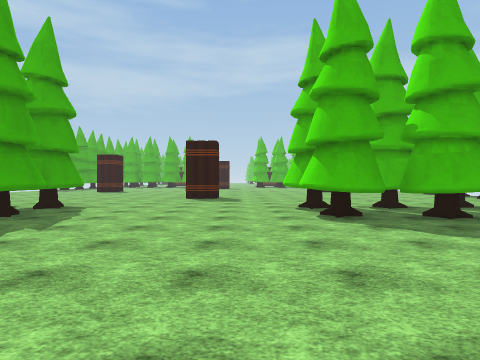
View 1 (above)

24 first-person views from a walk through a Unity game level. The camera is 1.5 m above the floor, looks level and sees 75° across. The floor is counted in squares, 2 m on a side. Each view is taken from the middle of a square. On the plan, view 1 faces up. The plan holds only what a view shows up to about 10 squares ahead; the rest is blank. The place goes on beyond the plan. The player is left out. Surface patterns are stand-ins for the level's own textures.

View 2
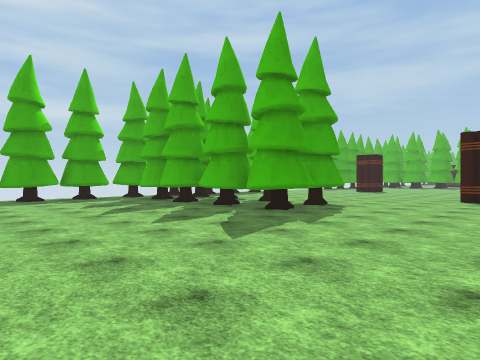

View 3
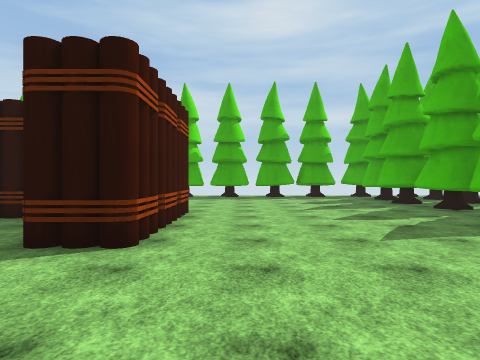

View 4
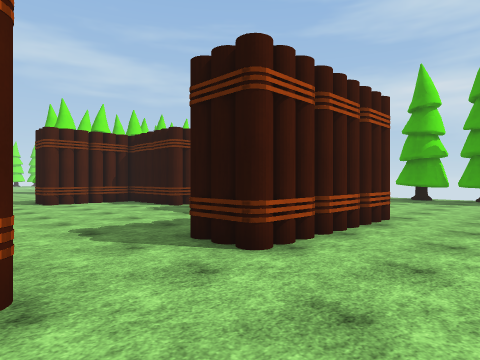

View 5
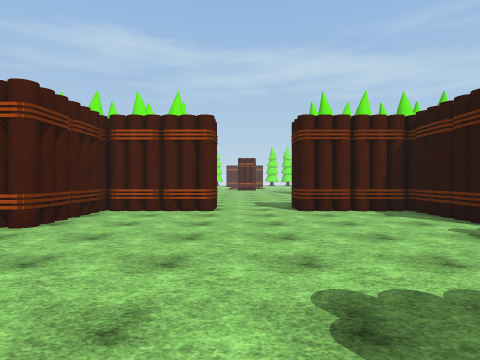

View 6
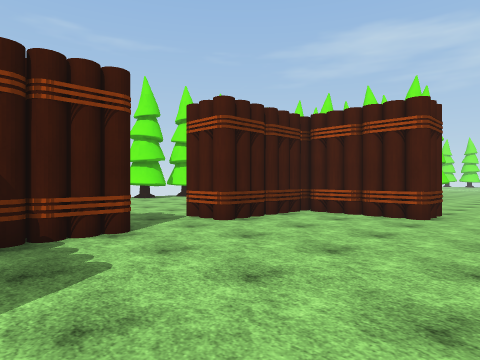

View 7
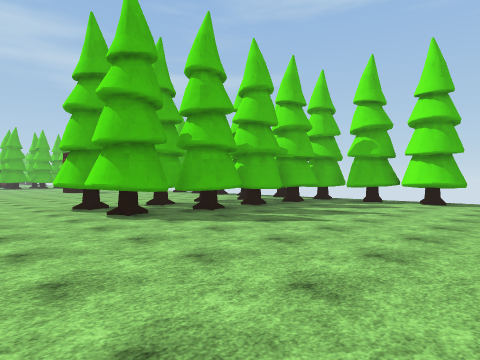

View 8
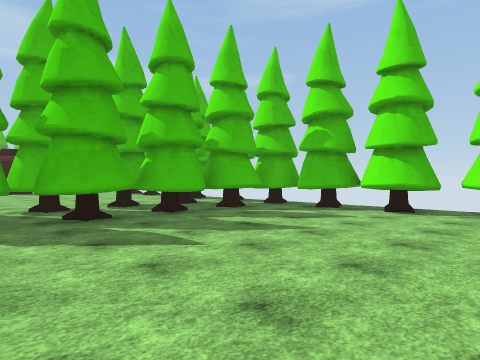

View 9
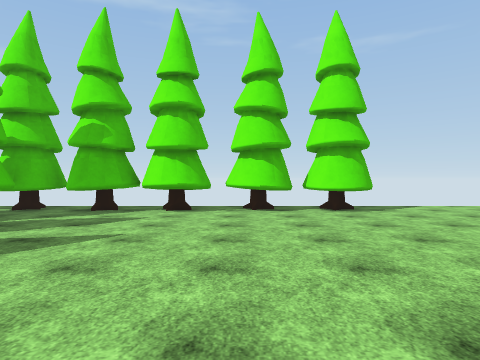

View 10
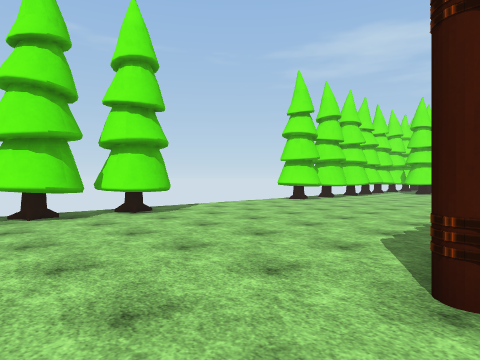

View 11
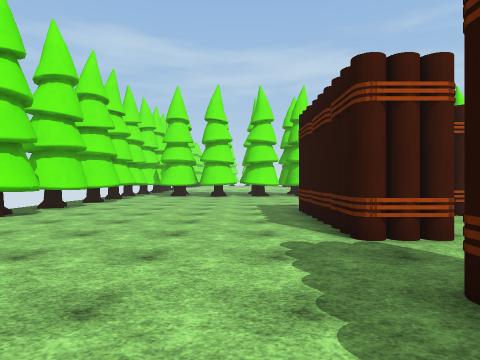

View 12
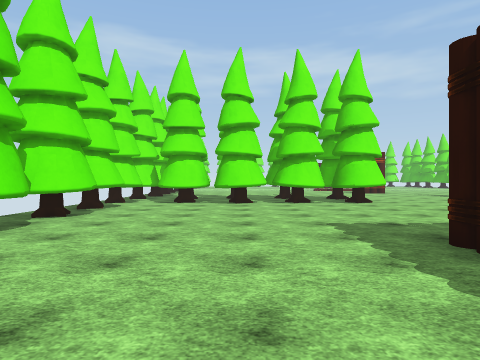

View 13
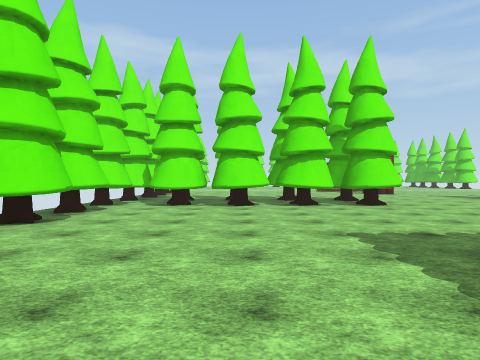

View 14
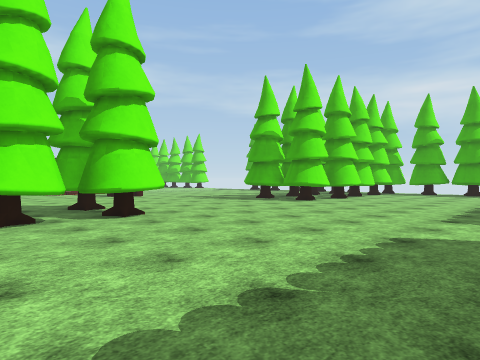

View 15
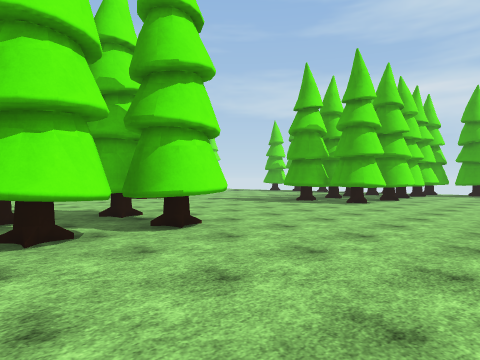

View 16
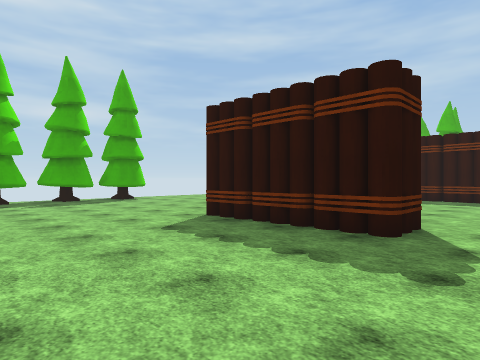

View 17
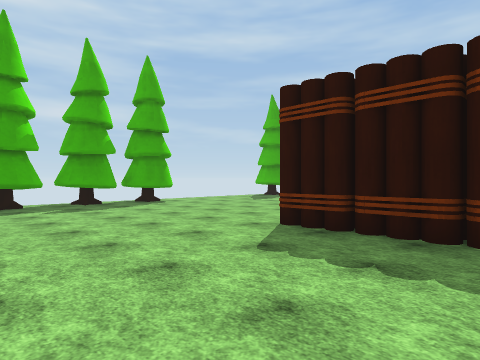

View 18
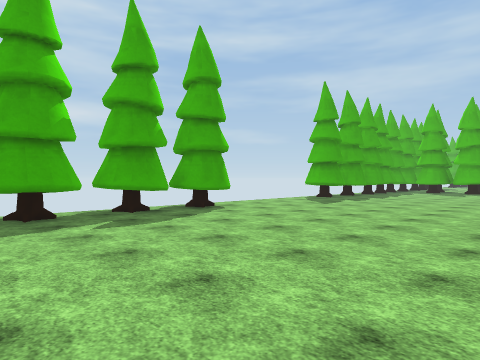

View 19
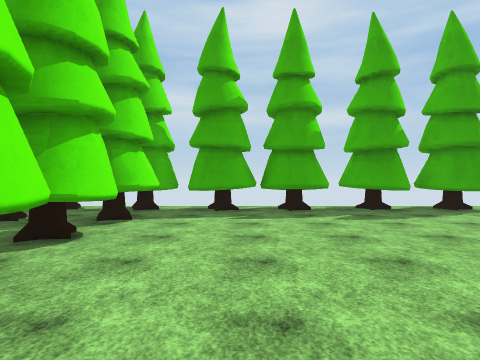

View 20
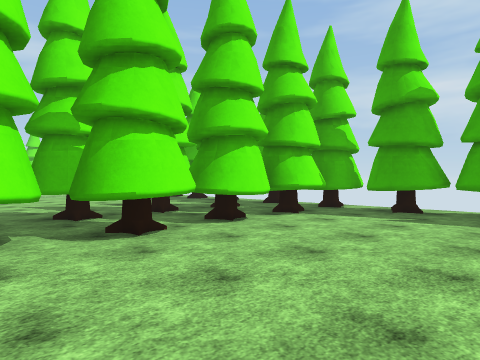

View 21
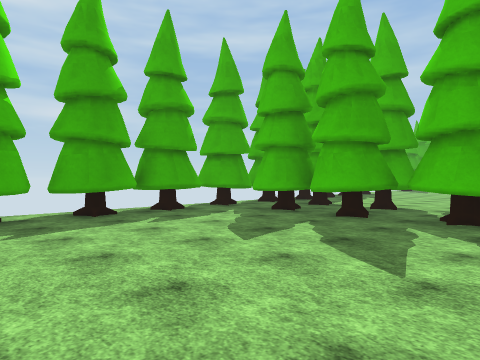

View 22
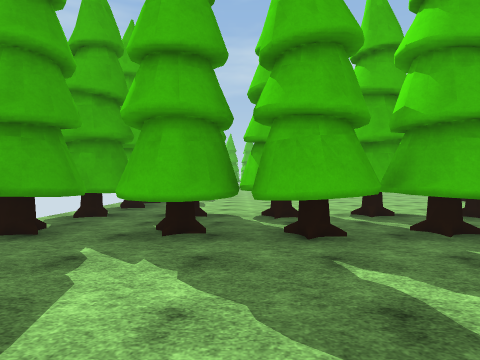

View 23
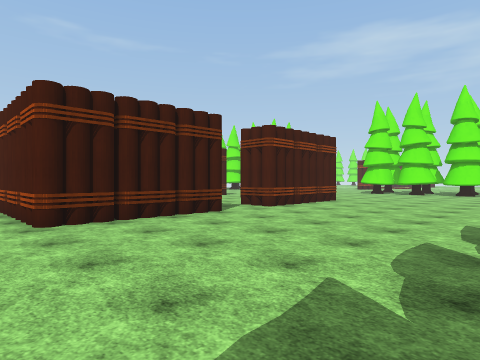

View 24
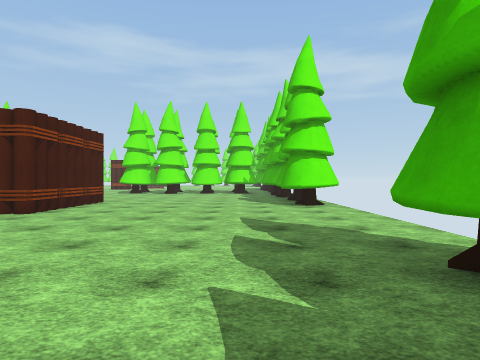

### Floor plan
Key: @ floor where view 1 was taken; # wall or solid block; . floor; T thing the floor can be seen under or through; O other object.
Columns run from 14 left of view 1 to 10 right of it. Each row starts with its distance up from view 1.
 12    ...
 11    ....... ..  ..
 10  #...................
  9  # T.T T.#......#.###
  8  #.TTTTT #......#######
  7  #.TTTTTT#......####### #
  6  #.#.#TT##......#.###.###
  5  #......................#
  4  #......................#
  3  #......................#
  2  #......................#
  1  #......................#
  0  #............@.........#
 -1  #......O OO..O  O......#
 -2  #......O .......O......#
 -3  .......O#.......#.......
 -4  .......##.......O.......
 -5  ........................
 -6  .......O#.......O......
 -7  .......##.......#......
 -8 ##......O#.......O......#
 -9  #......O#OO..O#OO......#
-10  #......................#
-11  #......................#
-12  #......................#
-13  #......................#
-14  #......................#
-15  #......................#
-16  ###.###.#......#.###.#.#
-17  #.#######......### ###.#

Positions as (right, up) in squares from view 1, and headings:
1: (0, 0), facing up
2: (0, 0), facing up-left
3: (1, 1), facing left
4: (0, 2), facing down-left
5: (-1, -1), facing down
6: (-2, -2), facing down-right
7: (-1, 0), facing up-right
8: (2, 0), facing up-right
9: (2, 1), facing right
10: (3, 2), facing down-right
11: (5, -2), facing down
12: (6, -6), facing down
13: (6, -7), facing down
14: (5, -10), facing down-left
15: (5, -12), facing down-left
16: (-1, -14), facing up-left
17: (-3, -14), facing up-left
18: (-6, -14), facing up-left
19: (-5, -14), facing left
20: (-5, -12), facing down-left
21: (-6, 0), facing up-left
22: (-10, 2), facing up
23: (-12, 1), facing down-right
24: (-11, 1), facing down
